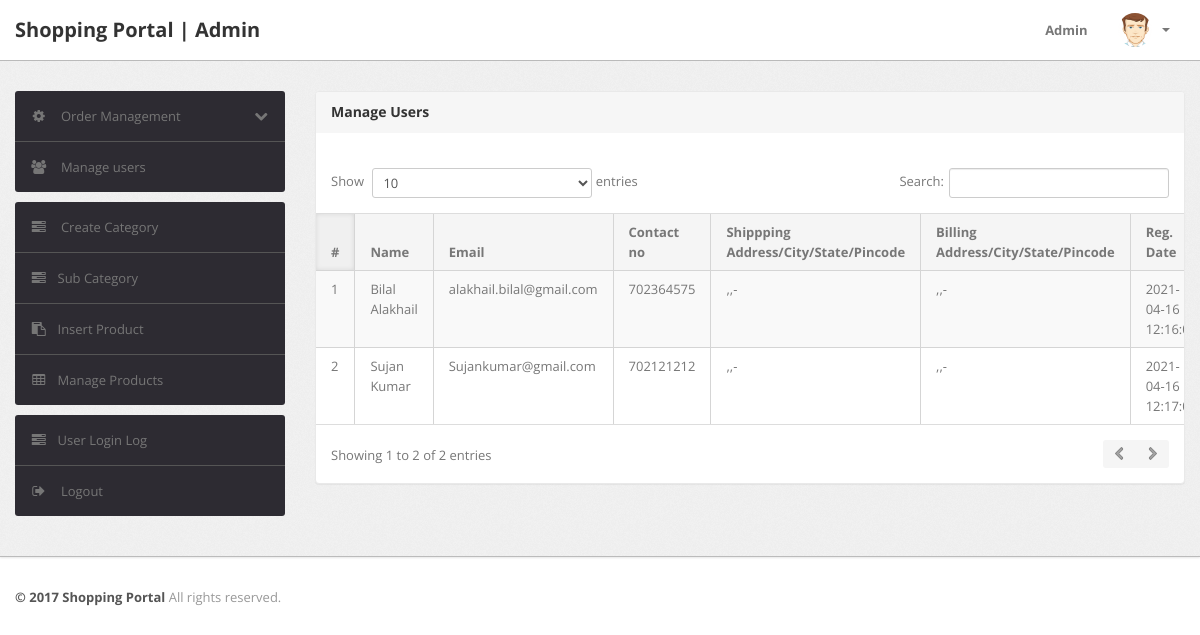
The page /shopping/admin/manage-users.php (signed in) on the database its author committed.
### tables this page shows
CREATE TABLE `users` (
  `id` int(11) NOT NULL,
  `name` varchar(255) DEFAULT NULL,
  `email` varchar(255) DEFAULT NULL,
  `contactno` bigint(11) DEFAULT NULL,
  `password` varchar(255) DEFAULT NULL,
  `shippingAddress` longtext DEFAULT NULL,
  `shippingState` varchar(255) DEFAULT NULL,
  `shippingCity` varchar(255) DEFAULT NULL,
  `shippingPincode` int(11) DEFAULT NULL,
  `billingAddress` longtext DEFAULT NULL,
  `billingState` varchar(255) DEFAULT NULL,
  `billingCity` varchar(255) DEFAULT NULL,
  `billingPincode` int(11) DEFAULT NULL,
  `regDate` timestamp NOT NULL DEFAULT current_timestamp(),
  `updationDate` varchar(255) DEFAULT NULL
);

### shopping/admin/manage-users.php (the view, shortened to what this page needs)
<?php
include('include/config.php');
if(strlen($_SESSION['alogin'])==0)
	{
header('location:index.php');
}
else{
?>
<!DOCTYPE html>
<html lang="en">
<head>
	<link type="text/css" href="bootstrap/css/bootstrap.min.css" rel="stylesheet">
	<link type="text/css" href="bootstrap/css/bootstrap-responsive.min.css" rel="stylesheet">
	<link type="text/css" href="css/theme.css" rel="stylesheet">
	<link type="text/css" href="images/icons/css/font-awesome.css" rel="stylesheet">
</head>
<body>
<?php include('include/header.php');?>
	<div class="wrapper">
		<div class="container">
			<div class="row">
<?php include('include/sidebar.php');?>
			<div class="span9">
					<div class="content">
	<div class="module">
							<div class="module-head">
								<h3>Manage Users</h3>
							</div>
							<div class="module-body table">
									<br />
								<table cellpadding="0" cellspacing="0" border="0" class="datatable-1 table table-bordered table-striped	 display" width="100%">
									<thead>
										<tr>
											<th>#</th>
											<th> Name</th>
											<th>Email </th>
											<th>Contact no</th>
											<th>Shippping Address/City/State/Pincode </th>
											<th>Billing Address/City/State/Pincode </th>
											<th>Reg. Date </th>
										</tr>
									</thead>
									<tbody>
<?php $query=mysqli_query($con,"select * from users");
$cnt=1;
while($row=mysqli_fetch_array($query))
{
?>
										<tr>
											<td><?php echo htmlentities($cnt);?></td>
											<td><?php echo htmlentities($row['name']);?></td>
											<td><?php echo htmlentities($row['email']);?></td>
											<td> <?php echo htmlentities($row['contactno']);?></td>
											<td><?php echo htmlentities($row['shippingAddress'].",".$row['shippingCity'].",".$row['shippingState']."-".$row['shippingPincode']);?></td>
											<td><?php echo htmlentities($row['billingAddress'].",".$row['billingCity'].",".$row['billingState']."-".$row['billingPincode']);?></td>
											<td><?php echo htmlentities($row['regDate']);?></td>
										<?php $cnt=$cnt+1; } ?>
								</table>
							</div>
						</div>
					</div>
				</div>
			</div>
		</div>
	</div>
<?php include('include/footer.php');?>
</body>
<?php } ?>

### shopping/admin/css/theme.css (style rules this page uses)
body { font-size: 13px; font-family: 'Open Sans', Arial, sans-serif; background: #fff; color: #777 }
h1, h2, h3, h4, h5, h6 { color: #333; margin-top: 0 }
h3 { font-size: 20px }
.wrapper { background: url(../images/bg.png) #eee; border-bottom: 1px solid #bbb; -webkit-box-shadow: 0 1px 2px rgba(0,0,0,0.1); -moz-box-shadow: 0 1px 2px rgba(0,0,0,0.1); box-shadow: 0 1px 2px rgba(0,0,0,0.1); padding: 30px 0 }
.module { background: #fff; -webkit-border-radius: 3px; -moz-border-radius: 3px; border-radius: 3px; border: 1px solid #ccc; border-bottom-color: #bbb; -webkit-box-shadow: 0 0 1px rgba(0,0,0,0.2); -moz-box-shadow: 0 0 1px rgba(0,0,0,0.2); box-shadow: 0 0 1px rgba(0,0,0,0.2); margin-bottom: 30px }
.table { margin-bottom: 0 }
.table th, .table td { border-color: #d5d5d5!important }
.table-bordered thead:first-child tr:first-child>th:first-child, .table-bordered tbody:first-child tr:first-child>td:first-child { -webkit-border-top-left-radius: 2px; -moz-border-radius-topleft: 2px; border-top-left-radius: 2px }
.table-bordered thead:first-child tr:first-child>th:last-child, .table-bordered tbody:first-child tr:first-child>td:last-child { -webkit-border-top-right-radius: 2px; -moz-border-radius-topright: 2px; border-top-right-radius: 2px }
.table-bordered thead:last-child tr:last-child>th:first-child, .table-bordered tbody:last-child tr:last-child>td:first-child, .table-bordered tfoot:last-child tr:last-child>td:first-child { -webkit-border-bottom-left-radius: 2px; -moz-border-radius-bottomleft: 2px; border-bottom-left-radius: 2px }
.table-bordered thead:last-child tr:last-child>th:last-child, .table-bordered tbody:last-child tr:last-child>td:last-child, .table-bordered tfoot:last-child tr:last-child>td:last-child { -webkit-border-bottom-right-radius: 2px; -moz-border-radius-bottomright: 2px; border-bottom-right-radius: 2px }
.module { box-shadow: 0 0 3px rgba(0,0,0,.1); border-color: #e9e9e9; margin-bottom: 20px; background-color: #fff; border-radius: 4px; -webkit-box-shadow: 0 1px 1px rgba(0,0,0,.05); box-shadow: 0 1px 1px rgba(0,0,0,.05); }
.module-head { color: #767676; background-color: #f6f6f6; border-color: #e9e9e9; padding: 10px 15px; border-bottom: 1px solid transparent; border-top-right-radius: 3px; border-top-left-radius: 3px; }
.module-head h3 { font-size: 14px; line-height: 20px; height: 20px; margin: 0 }
.module-body { padding: 15px }
.module-body.table { padding: 15px 0 }
.module-body.table .table th, .module-body.table .table td { padding-left: 15px; padding-right: 15px }
.dataTables_wrapper table th { background: #f5f5f5; cursor: pointer }
.dataTables_wrapper table th.sorting_asc, .dataTables_wrapper table th.sorting_desc { background: #f0f0f0; -webkit-box-shadow: 0 0 5px rgba(0,0,0,0.1) inset; -moz-box-shadow: 0 0 5px rgba(0,0,0,0.1) inset; box-shadow: 0 0 5px rgba(0,0,0,0.1) inset }
.dataTables_wrapper .table-bordered { -webkit-border-radius: 0; -moz-border-radius: 0; border-radius: 0; border-left: 0; border-right: 0 }
.dataTables_wrapper .table-bordered thead tr>th:first-child, .dataTables_wrapper .table-bordered tbody tr>td:first-child, .dataTables_wrapper .table-bordered tfoot tr>td:first-child, .dataTables_wrapper .table-bordered tfoot tr>th:first-child { border-left: 0 }
.dataTables_wrapper .table-bordered thead:first-child tr:first-child>th:first-child, .dataTables_wrapper .table-bordered tbody:first-child tr:first-child>td:first-child { -webkit-border-top-left-radius: 0; -moz-border-radius-topleft: 0; border-top-left-radius: 0 }
.dataTables_wrapper .table-bordered thead:first-child tr:first-child>th:last-child, .dataTables_wrapper .table-bordered tbody:first-child tr:first-child>td:last-child { -webkit-border-top-right-radius: 0; -moz-border-radius-topright: 0; border-top-right-radius: 0 }
.dataTables_wrapper .table-bordered thead:last-child tr:last-child>th:first-child, .dataTables_wrapper .table-bordered tbody:last-child tr:last-child>td:first-child, .dataTables_wrapper .table-bordered tfoot:last-child tr:last-child>td:first-child { -webkit-border-bottom-left-radius: 0; -moz-border-radius-bottomleft: 0; border-bottom-left-radius: 0 }
.dataTables_wrapper .table-bordered thead:last-child tr:last-child>th:last-child, .dataTables_wrapper .table-bordered tbody:last-child tr:last-child>td:last-child, .dataTables_wrapper .table-bordered tfoot:last-child tr:last-child>td:last-child { -webkit-border-bottom-right-radius: 0; -moz-border-radius-bottomright: 0; border-bottom-right-radius: 0 }

### rows shown on the page
users: name "Bilal Alakhail", email "alakhail.bilal@gmail.com", contactno "702364575", shippingAddress+shippingCity+shippingState ",,-", billingAddress+billingCity+billingState ",,-", regDate "2021-04-16…"
users: name "Sujan Kumar", email "Sujankumar@gmail.com", contactno "702121212", shippingAddress+shippingCity+shippingState ",,-", billingAddress+billingCity+billingState ",,-", regDate "2021-04-16…"
